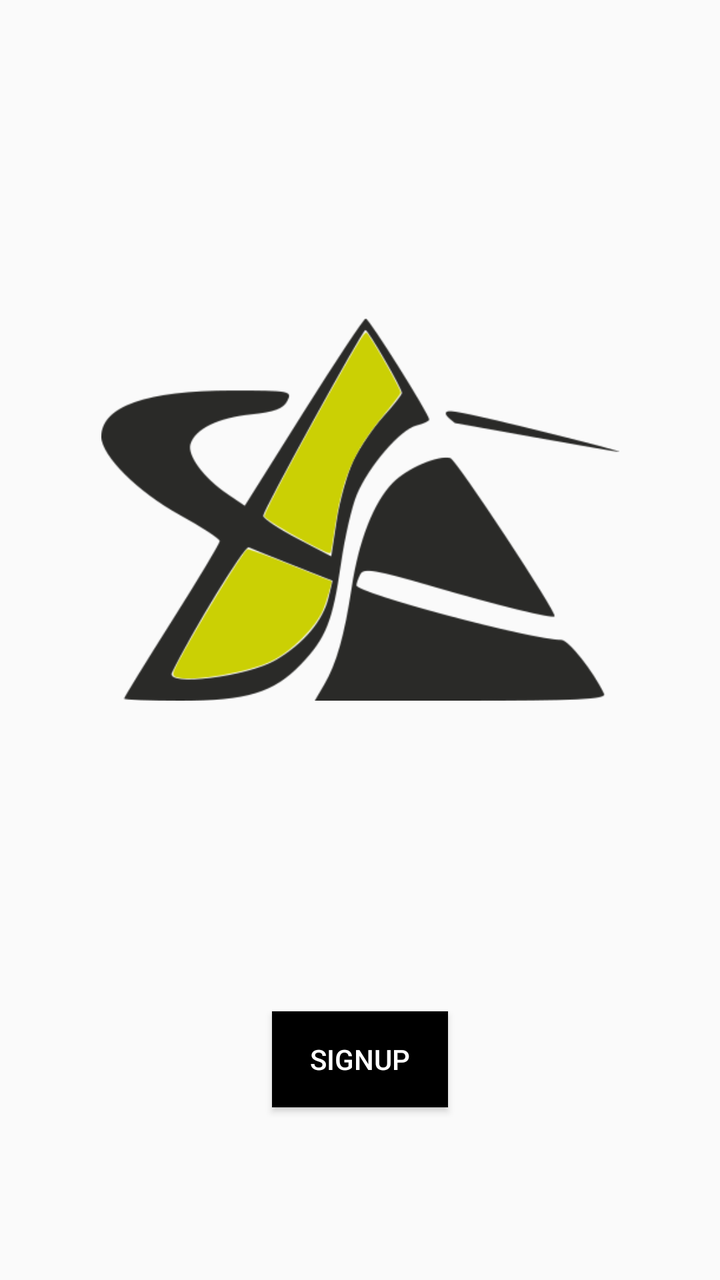
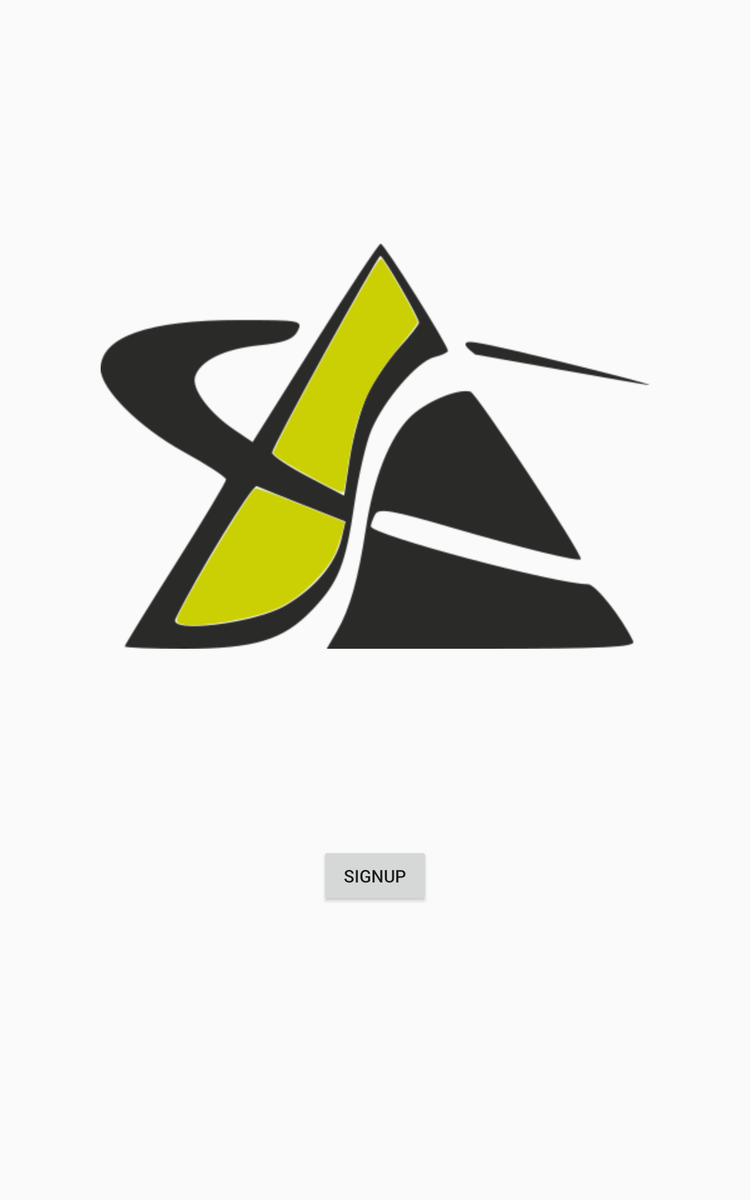

Compare how this app lays out the same screen by default and in its alternative resource folder. The renders come first, then the two layout files and the values they reference.
<!-- AndroidManifest.xml: application theme AppTheme -->
<!-- res/layout/fragment_welcome.xml -->
<?xml version="1.0" encoding="utf-8"?>
<android.support.constraint.ConstraintLayout xmlns:android="http://schemas.android.com/apk/res/android"
    xmlns:app="http://schemas.android.com/apk/res-auto"
    xmlns:tools="http://schemas.android.com/tools"
    android:layout_width="match_parent"
    android:layout_height="match_parent"
    tools:context="com.example.sonu_pc.visit.fragments.WelcomeFragment">

    <ImageView
        android:id="@+id/imageViewLogo"
        android:layout_width="259dp"
        android:layout_height="329dp"
        app:layout_constraintBottom_toBottomOf="parent"
        app:layout_constraintLeft_toLeftOf="parent"
        app:layout_constraintRight_toRightOf="parent"
        app:layout_constraintTop_toTopOf="parent"
        app:layout_constraintVertical_bias="0.29"
        app:srcCompat="@drawable/spectrum_5"
        android:transitionName="@string/logo_transition_name"/>

    <Button
        android:id="@+id/btn_signup"
        android:layout_width="wrap_content"
        android:layout_height="wrap_content"
        android:layout_marginBottom="8dp"
        android:layout_marginTop="8dp"
        android:background="@color/colorAccent"
        android:text="SIGNUP"
        android:textColor="@android:color/white"
        app:layout_constraintBottom_toBottomOf="parent"
        app:layout_constraintLeft_toLeftOf="parent"
        app:layout_constraintRight_toRightOf="parent"
        app:layout_constraintTop_toBottomOf="@+id/imageViewLogo" />

    <Button
        android:id="@+id/btn_qr_signin"
        style="@android:style/Widget.Material.Button.Borderless"
        android:layout_width="wrap_content"
        android:layout_height="wrap_content"
        android:layout_marginBottom="8dp"
        android:layout_marginTop="8dp"
        android:text="Been Here Before"
        android:textColor="@color/colorAccent"
        android:visibility="gone"
        app:layout_constraintBottom_toBottomOf="parent"
        app:layout_constraintLeft_toLeftOf="parent"
        app:layout_constraintRight_toRightOf="parent"
        app:layout_constraintTop_toBottomOf="@+id/btn_signup"
        app:layout_constraintVertical_bias="0.254" />
</android.support.constraint.ConstraintLayout>
<!-- resources referenced by this layout -->
<resources>
  <color name="colorAccent">#000000</color>
  <!-- drawable spectrum_5: png bitmap (drawable, 25867 bytes) -->
  <string name="logo_transition_name">logo_transition_name</string>
  <style name="AppTheme" parent="Theme.AppCompat.Light.NoActionBar">
          
          <item name="colorPrimary">@color/colorPrimary</item>
          <item name="colorPrimaryDark">@color/colorPrimaryDark</item>
          <item name="colorAccent">@color/colorAccent</item>
      </style>
  <color name="colorPrimary">#3F51B5</color>
  <color name="colorPrimaryDark">#303F9F</color>
</resources>
<!-- res/layout-sw600dp/fragment_welcome.xml (the author's variant of the layout above) -->
<!-- drawn on a 7-inch tablet held upright -->
<?xml version="1.0" encoding="utf-8"?>
<android.support.constraint.ConstraintLayout xmlns:android="http://schemas.android.com/apk/res/android"
    xmlns:app="http://schemas.android.com/apk/res-auto"
    xmlns:tools="http://schemas.android.com/tools"
    android:layout_width="match_parent"
    android:layout_height="match_parent"
    tools:context="com.example.sonu_pc.visit.fragments.WelcomeFragment">

    <ImageView
        android:id="@+id/iv_brand_logo"
        android:layout_width="wrap_content"
        android:layout_height="374dp"
        android:transitionName="@string/logo_transition_name"
        app:layout_constraintBottom_toBottomOf="parent"
        app:layout_constraintLeft_toLeftOf="parent"
        app:layout_constraintRight_toRightOf="parent"
        app:layout_constraintTop_toTopOf="parent"
        app:layout_constraintVertical_bias="0.29"
        app:srcCompat="@drawable/spectrum_5" />

    <Button
        android:id="@+id/button1"
        style="@style/FirebaseUI.Button"
        android:layout_width="wrap_content"
        android:layout_height="wrap_content"
        android:layout_marginBottom="8dp"
        android:layout_marginTop="8dp"
        android:text="SIGNUP"
        app:layout_constraintBottom_toBottomOf="parent"
        app:layout_constraintLeft_toLeftOf="parent"
        app:layout_constraintRight_toRightOf="parent"
        app:layout_constraintTop_toBottomOf="@+id/iv_brand_logo"
        app:layout_constraintVertical_bias="0.354" />


    <Button
        android:id="@+id/button2"
        style="@style/FirebaseUI.Button"
        android:layout_width="wrap_content"
        android:layout_height="wrap_content"
        android:layout_marginEnd="8dp"
        android:layout_marginStart="8dp"
        android:layout_marginTop="8dp"
        android:text="Button"
        android:visibility="gone"
        app:layout_constraintEnd_toEndOf="parent"
        app:layout_constraintStart_toStartOf="parent"
        app:layout_constraintTop_toBottomOf="@+id/button1" />

    <Button
        android:id="@+id/button3"
        style="@style/FirebaseUI.Button"
        android:layout_width="wrap_content"
        android:layout_height="wrap_content"
        android:layout_marginEnd="8dp"
        android:layout_marginStart="8dp"
        android:layout_marginTop="8dp"
        android:text="Button"
        android:visibility="gone"
        app:layout_constraintEnd_toEndOf="parent"
        app:layout_constraintStart_toStartOf="parent"
        app:layout_constraintTop_toBottomOf="@+id/button2" />

    <Button
        android:id="@+id/btn_qr_signin"
        style="@android:style/Widget.Material.Button.Borderless"
        android:layout_width="wrap_content"
        android:layout_height="wrap_content"
        android:layout_marginBottom="24dp"
        android:layout_marginTop="8dp"
        android:text="Been Here Before"
        android:textColor="@color/colorAccent"
        android:visibility="invisible"
        app:layout_constraintBottom_toBottomOf="parent"
        app:layout_constraintLeft_toLeftOf="parent"
        app:layout_constraintRight_toRightOf="parent"
        app:layout_constraintTop_toBottomOf="@+id/button3" />
</android.support.constraint.ConstraintLayout>
